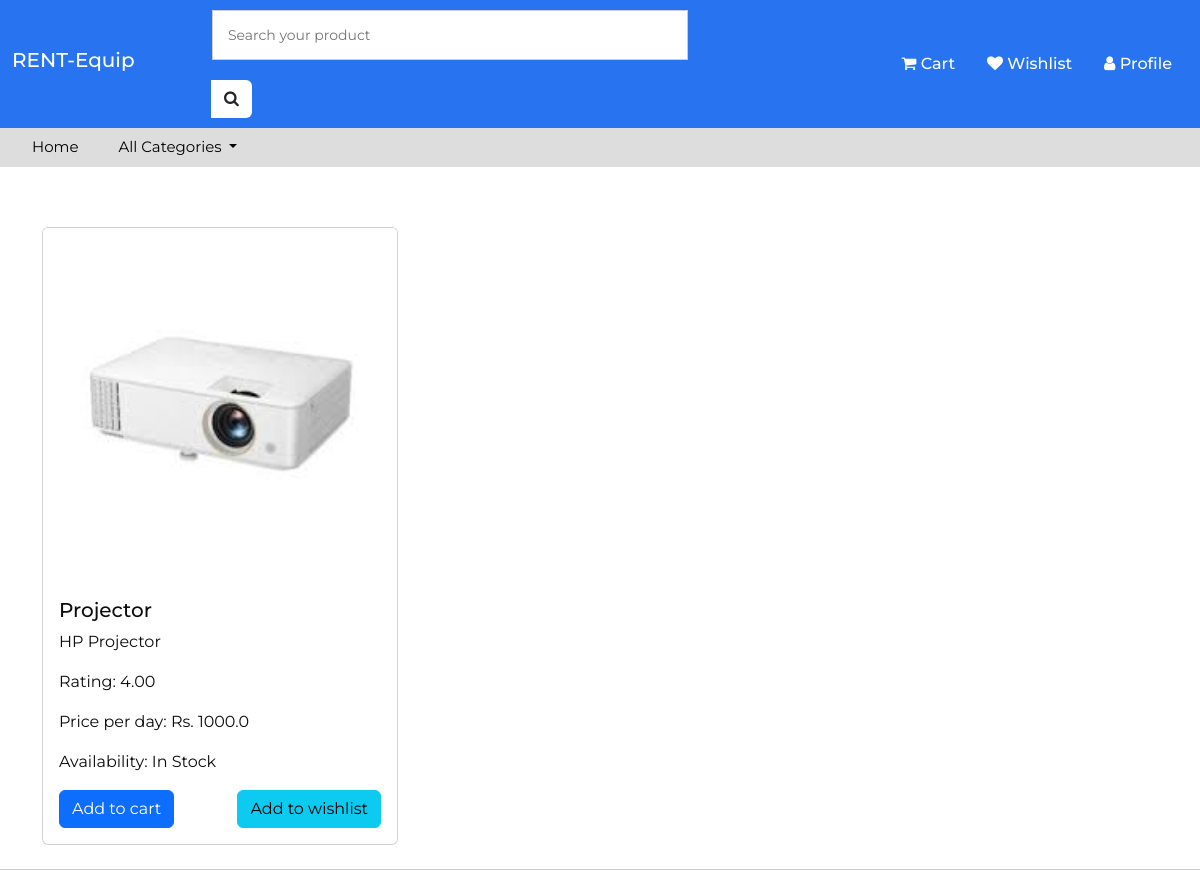
Screenshot of /visualequip (signed in) with the database file from the repository.
### home/models.py (models this page shows, shortened)
class Product(models.Model):
    name = models.CharField(max_length=100)
    description = models.TextField()
    rating = models.DecimalField(max_digits=3, decimal_places=2)
    price_per_day = models.DecimalField(max_digits=10, decimal_places=1)
    category = models.CharField(max_length=50, default='Uncategorized')
    subcategory = models.CharField(max_length=50, blank=True, null=True)
    availability = models.BooleanField(default=True)
    image = models.ImageField(upload_to='product_images/', default='default-image.jpg')

### home/views.py (the view)
# urls.py: path('visualequip', views.visualequip, name='visualequip'),
@login_required
@never_cache
def visualequip(request):
    visualequip = Product.objects.filter(category='visual')
    context = {
        'products': visualequip
    }
    return render(request, 'visualequip.html', context)

### templates/visualequip.html (shortened to what this page needs)
{% load static %}
<!doctype html>
<html lang="en">
<head>
    <link href="https://stackpath.bootstrapcdn.com/font-awesome/4.7.0/css/font-awesome.min.css" rel="stylesheet">
    <link href="https://cdn.jsdelivr.net/npm/bootstrap@5.2.0-beta1/dist/css/bootstrap.min.css" rel="stylesheet">
    <link rel="stylesheet" href="style.css">
</head>
<body>
<div class="main-navbar shadow-sm sticky-top">
        <div class="top-navbar">
            <div class="container-fluid">
                <div class="row">
                    <div class="col-md-2 my-auto d-none d-sm-none d-md-block d-lg-block">
                        <h5 class="brand-name">RENT-Equip</h5>
                    </div>
                    <div class="col-md-5 my-auto">
                        <form action="{% url 'search_visual' %}" method="get">
                            <div class="input-group">
                                <input type="text" name="q" placeholder="Search your product"   />
                                <button class="btn bg-white" type="submit">
                                    <i class="fa fa-search"></i>
                                </button>
                            </div>
                        </form>
                    </div>
                    <div class="col-md-5 my-auto">
                        <ul class="nav justify-content-end">
                            <li class="nav-item">
                                <a class="nav-link" href="cart">
                                    <i class="fa fa-shopping-cart"></i> Cart
                                </a>
                            </li>
                            <li class="nav-item">
                                <a class="nav-link" href="wishlist">
                                    <i class="fa fa-heart"></i> Wishlist
                                </a>
                            </li>
                            <li class="nav-item ">
                                <a class="nav-link" href="account"  aria-expanded="false">
                                    <i class="fa fa-user"></i> Profile
                                </a>
                            </li>
                        </ul>
                    </div>
                </div>
            </div>
        </div>
       <nav class="navbar navbar-expand-lg">
    <div class="container-fluid">
        <div class="collapse navbar-collapse" id="navbarSupportedContent">
            <ul class="navbar-nav me-auto mb-2 mb-lg-0">
                <li class="nav-item">
                    <a class="nav-link" href="#">Home</a>
                </li>
                <nav>
    <ul class="nav">
        <li class="nav-item dropdown">
            <a class="nav-link dropdown-toggle" href="#" id="navbarDropdown" role="button" aria-haspopup="true" aria-expanded="false">
                All Categories
            </a>
        </li>
    </ul>
</nav>
            </ul>
        </div>
    </div>
</nav>
<main>
    <div class="container">
        <div class="row">
            {% for product in products %}
                <div class="col-md-4 mb-4">
                    <div class="card">
                        <a href="{% url 'product_detail' product.id %}">
                            <img src="{{ product.image.url }}" class="card-img-top" alt="{{ product.name }}">
                        </a>
                        <div class="card-body">
                            <h5 class="card-title">{{ product.name }}</h5>
                            <p class="card-text">{{ product.description }}</p>
                            <p class="card-text">Rating: {{ product.rating }}</p>
                            <p class="card-text">Price per day: Rs. {{ product.price_per_day }}</p>
                            {% if product.availability %}
                                <p class="card-text">Availability: In Stock</p>
                            {% else %}
                                <p class="card-text">Availability: Out of Stock</p>
                            {% endif %}
                            <div class="d-flex justify-content-between align-items-center">
                                <form method="post" action="{% url 'add-to-cart' product.id %}">
                                    <button type="submit" class="btn btn-primary">Add to cart</button>
                                </form>
                                <form method="post" action="{% url 'add_to_wishlist' product.id %}">
                                    <button type="submit" class="btn btn-info">Add to wishlist</button>
                                </form>
                            </div>
                        </div>
                    </div>
                </div>
            {% endfor %}
        </div>
    </div>
</main>
</body>
</html>

### static/css/style.css (style rules this page uses)
* { box-sizing: border-box; }
body { font-family: 'Montserrat', sans-serif; color: #0c0c0c; background-color: #ffffff; overflow-x: hidden; background-size: cover; }
main { padding-top: 60px; }
a, a:hover, a:focus { text-decoration: none; }
.btn, .btn:focus { outline: none !important; -webkit-box-shadow: none; box-shadow: none; }
form input { background: #fff; border: solid #ccc 1px; padding: 15px 15px; width: 100%; font-size: 14px; margin-bottom: 20px; line-height: normal; }

### templates/visualequip.html (style rules this page uses)
.main-navbar { border-bottom: 1px solid #ccc; }
.main-navbar .top-navbar { background-color: #2874f0; padding-top: 10px; padding-bottom: 10px; }
.main-navbar .top-navbar .brand-name { color: #fff; }
.main-navbar .top-navbar .nav-link { color: #fff; font-size: 16px; font-weight: 500; }
.main-navbar .navbar { padding: 0px; background-color: #ddd; }
.main-navbar .navbar .nav-item .nav-link { padding: 8px 20px; color: #000; font-size: 15px; }

### rows the page displays
Product: image (picture), name "Projector", description "HP Projector", rating "4.00", price_per_day "1000.0", availability "Availability: In Stock"
